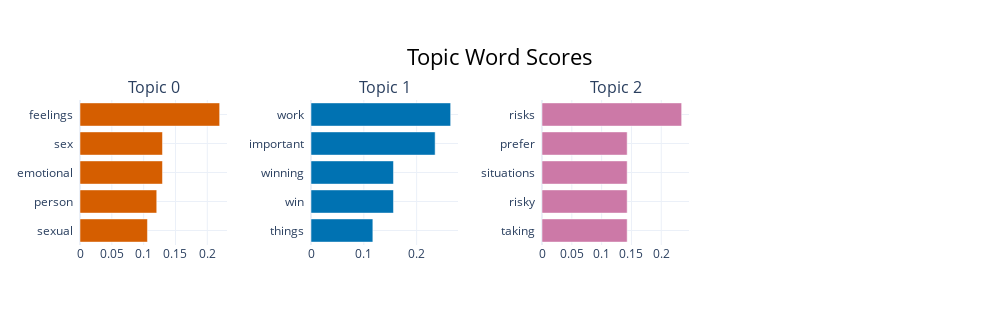

Here is the notebook cell this chart was saved with:
### Code cell
bar_chart = topic_model.visualize_barchart()

# Update filepath as needed
bar_chart.write_image("../Visualizations/BERTopic_Bar_Chart.png", width=800, height=600)
bar_chart

### Figure 1 — Plotly figure (JSON) as saved in the notebook; plotly's stock layout.template omitted (floating-point values rounded to 4 significant figures)
{"data": [{"marker": {"color": "#D55E00"}, "orientation": "h", "type": "bar", "x": [0.106, 0.1206, 0.1296, 0.1296, 0.2194], "xaxis": "x", "y": ["sexual  ", "person  ", "emotional  ", "sex  ", "feelings  "], "yaxis": "y"}, {"marker": {"color": "#0072B2"}, "orientation": "h", "type": "bar", "x": [0.1171, 0.1561, 0.1561, 0.235, 0.2644], "xaxis": "x2", "y": ["things  ", "win  ", "winning  ", "important  ", "work  "], "yaxis": "y2"}, {"marker": {"color": "#CC79A7"}, "orientation": "h", "type": "bar", "x": [0.1428, 0.1428, 0.1428, 0.1428, 0.2342], "xaxis": "x3", "y": ["taking  ", "risky  ", "situations  ", "prefer  ", "risks  "], "yaxis": "y3"}], "layout": {"annotations": [{"font": {"size": 16}, "showarrow": false, "text": "Topic 0", "x": 0.0875, "xanchor": "center", "xref": "paper", "y": 1, "yanchor": "bottom", "yref": "paper"}, {"font": {"size": 16}, "showarrow": false, "text": "Topic 1", "x": 0.3625, "xanchor": "center", "xref": "paper", "y": 1, "yanchor": "bottom", "yref": "paper"}, {"font": {"size": 16}, "showarrow": false, "text": "Topic 2", "x": 0.6375, "xanchor": "center", "xref": "paper", "y": 1, "yanchor": "bottom", "yref": "paper"}], "height": 325, "hoverlabel": {"bgcolor": "white", "font": {"family": "Rockwell", "size": 16}}, "showlegend": false, "title": {"font": {"color": "Black", "size": 22}, "text": "Topic Word Scores", "x": 0.5, "xanchor": "center", "yanchor": "top"}, "width": 1000, "xaxis": {"anchor": "y", "autorange": true, "domain": [0, 0.175], "range": [0, 0.2309], "showgrid": true, "type": "linear"}, "xaxis2": {"anchor": "y2", "autorange": true, "domain": [0.275, 0.45], "range": [0, 0.2783], "showgrid": true, "type": "linear"}, "xaxis3": {"anchor": "y3", "autorange": true, "domain": [0.55, 0.725], "range": [0, 0.2465], "showgrid": true, "type": "linear"}, "xaxis4": {"anchor": "y4", "domain": [0.825, 1], "showgrid": true}, "yaxis": {"anchor": "x", "autorange": true, "domain": [0, 1], "range": [-0.5, 4.5], "showgrid": true, "type": "category"}, "yaxis2": {"anchor": "x2", "autorange": true, "domain": [0, 1], "range": [-0.5, 4.5], "showgrid": true, "type": "category"}, "yaxis3": {"anchor": "x3", "autorange": true, "domain": [0, 1], "range": [-0.5, 4.5], "showgrid": true, "type": "category"}, "yaxis4": {"anchor": "x4", "domain": [0, 1], "showgrid": true}}}
